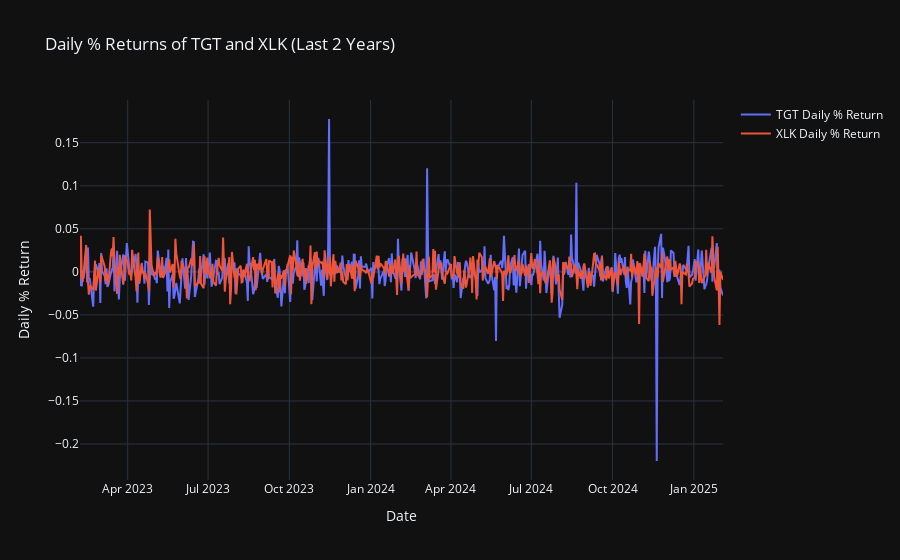

Source (notebook cell):
### Code cell
# Plot 1: Daily Percentage Returns of TGT and XLK
fig1 = go.Figure()
fig1.add_trace(go.Scatter(x=returns.index, y=returns['TGT'], mode='lines', name='TGT Daily % Return'))
fig1.add_trace(go.Scatter(x=returns.index, y=returns['MSFT'], mode='lines', name='XLK Daily % Return'))
fig1.update_layout(
    title="Daily % Returns of TGT and XLK (Last 2 Years)",
    xaxis_title="Date",
    yaxis_title="Daily % Return",
    template="plotly_dark"
)

### Figure 1 — Plotly figure (JSON) as saved in the notebook; plotly's stock layout.template omitted (floating-point values rounded to 4 significant figures; data arrays with more than 128 entries replaced by an {"elided": "..."} marker saying what was removed)
{"data": [{"mode": "lines", "name": "TGT Daily % Return", "type": "scatter", "x": {"elided": "500 str values"}, "y": {"elided": "500 float values"}}, {"mode": "lines", "name": "XLK Daily % Return", "type": "scatter", "x": {"elided": "500 str values"}, "y": {"elided": "500 float values"}}], "layout": {"title": {"text": "Daily % Returns of TGT and XLK (Last 2 Years)"}, "xaxis": {"title": {"text": "Date"}}, "yaxis": {"title": {"text": "Daily % Return"}}}}
